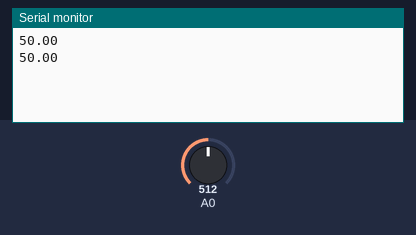
The sketch below on a simulated Arduino Uno, built with avr-gcc and run on an emulated ATmega328P. On the bench: the last lines printed to the serial monitor. Inputs (shaded band) come from the test bench; at power-on: A0 = 512.

Above: at 2.8 s.
2.9 s: A0 set to 716
At 4.7 s:
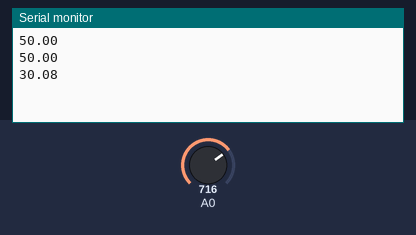
5.6 s: A0 set to 900
At 7.5 s:
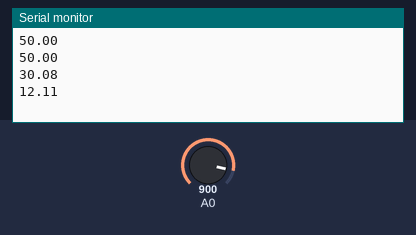
Timing chart, 0 to 9.0 s (numbered marks = the images above; inputs shaded):
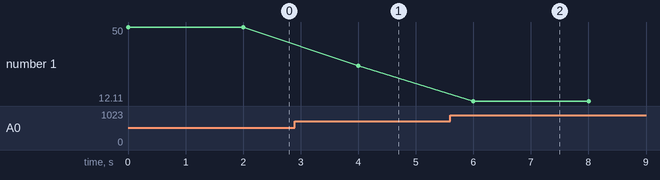

The sketch:

soil.ino
```cpp
void setup() {
  // initialize serial communication at 9600 bits per second:
  Serial.begin(9600);
}

// the loop routine runs over and over again forever:
void loop() {
  // read the input on analog pin 0:
  int sensorValue = analogRead(A0);
  double value = ((1024-sensorValue)/1024.0) * 100;
  // print out the value you read:

  Serial.println(value);
  delay(2000);        // delay in between reads for stability
}
```

Measured:
- after the input at 2.9 s, the serial monitor: prints a new line after 1.1 s (image 1)
- after the input at 5.6 s, the serial monitor: prints a new line after 0.40 s (image 2)
- plotted number 1: 50 → 30.08 after the input at 2.9 s, 30.08 → 12.11 after the input at 5.6 s
